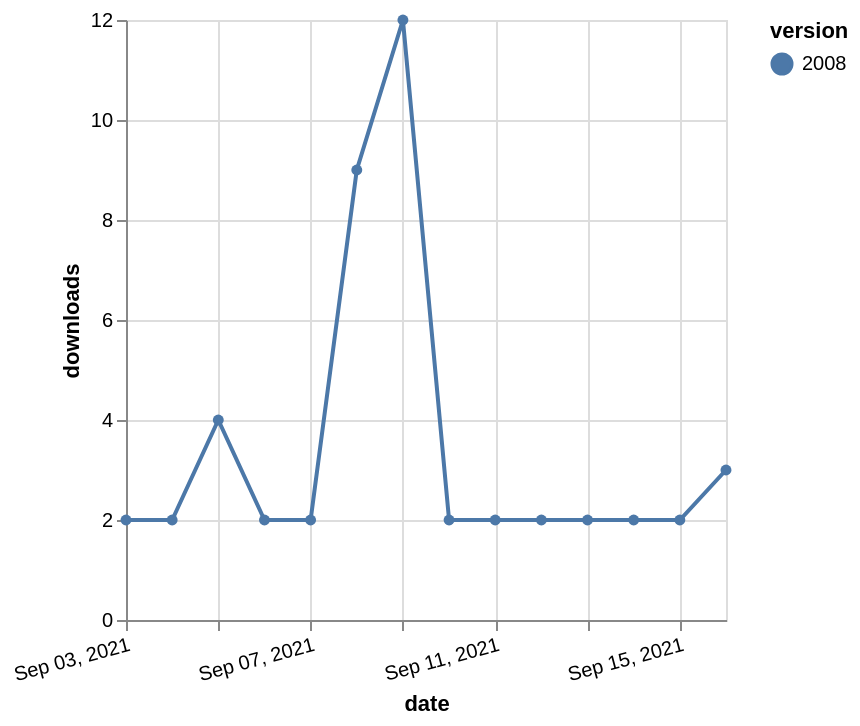

The specification (Vega-Lite) saved for this image:
### Vega-Lite specification from a JSON file in a GitHub repository (floating-point values rounded to 4 significant figures)
{"$schema": "https://vega.github.io/schema/vega-lite/v5.json", "description": "A simple bar chart with embedded data.", "data": {"values": [{"date": "2021-09-03", "total": 4717, "delta": 2, "version": "2008"}, {"date": "2021-09-04", "total": 4719, "delta": 2, "version": "2008"}, {"date": "2021-09-05", "total": 4723, "delta": 4, "version": "2008"}, {"date": "2021-09-06", "total": 4725, "delta": 2, "version": "2008"}, {"date": "2021-09-07", "total": 4727, "delta": 2, "version": "2008"}, {"date": "2021-09-08", "total": 4736, "delta": 9, "version": "2008"}, {"date": "2021-09-09", "total": 4748, "delta": 12, "version": "2008"}, {"date": "2021-09-10", "total": 4750, "delta": 2, "version": "2008"}, {"date": "2021-09-11", "total": 4752, "delta": 2, "version": "2008"}, {"date": "2021-09-12", "total": 4754, "delta": 2, "version": "2008"}, {"date": "2021-09-13", "total": 4756, "delta": 2, "version": "2008"}, {"date": "2021-09-14", "total": 4758, "delta": 2, "version": "2008"}, {"date": "2021-09-15", "total": 4760, "delta": 2, "version": "2008"}, {"date": "2021-09-16", "total": 4763, "delta": 3, "version": "2008"}]}, "width": "container", "mark": {"type": "line", "point": {"filled": true}}, "encoding": {"x": {"field": "date", "type": "temporal", "timeUnit": "yearmonthdate", "title": "date", "axis": {"labelAngle": -15}}, "y": {"field": "delta", "type": "quantitative", "title": "downloads"}, "color": {"field": "version", "type": "nominal"}, "tooltip": {"field": "delta"}}}
